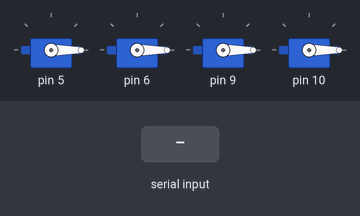
The sketch below on a simulated Arduino Uno, built with avr-gcc and run on an emulated ATmega328P. On the bench: 4 × servo. Inputs (shaded band) come from the test bench.

Above: at 1.2 s.
1.3 s: "1" received over Serial
At 3.1 s:
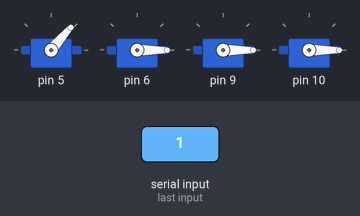
4.3 s: "0" received over Serial
At 7.7 s:
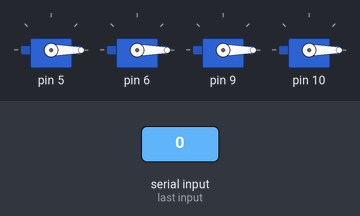
Timing chart, 0 to 9.2 s (numbered marks = the images above; inputs shaded):
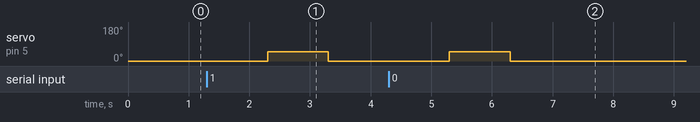

The sketch:

roboarm.ino
```cpp
#include <Servo.h>

Servo servo[4];
int default_angle[4] = {500, 500, 500, 0};

void setup()
{
    Serial.begin(115200);
    servo[0].attach(5);
    servo[1].attach(6);
    servo[2].attach(9);
    servo[3].attach(10);

    for (size_t i = 0; i < 4; i++)
    {
        servo[i].write(default_angle[i]);
    }
}

byte angle[4];
byte pre_angle[4];
long t = millis();

void loop()
{
    if (Serial.available())
    {
        Serial.readBytes(angle, 4);
        for (size_t i = 0; i < 4; i++)
        {
            if (angle[i] != pre_angle[i])
            {
                servo[i].write(angle[i]);
                pre_angle[i] = angle[i];
            }
        }
        t = millis();
    }

    if (millis() - t > 1000)
    {
        for (size_t i = 0; i < 4; i++)
        {
            servo[i].write(default_angle[i]);
            pre_angle[i] = default_angle[i];
        }
    }
}
```

Measured:
- after the input at 1.3 s, servo on pin 5: 0° → 49° after 1.0 s, → 0° 1.0 s later
- after the input at 4.3 s, servo on pin 5: 0° → 48° after 1.0 s, → 0° 1.0 s later
